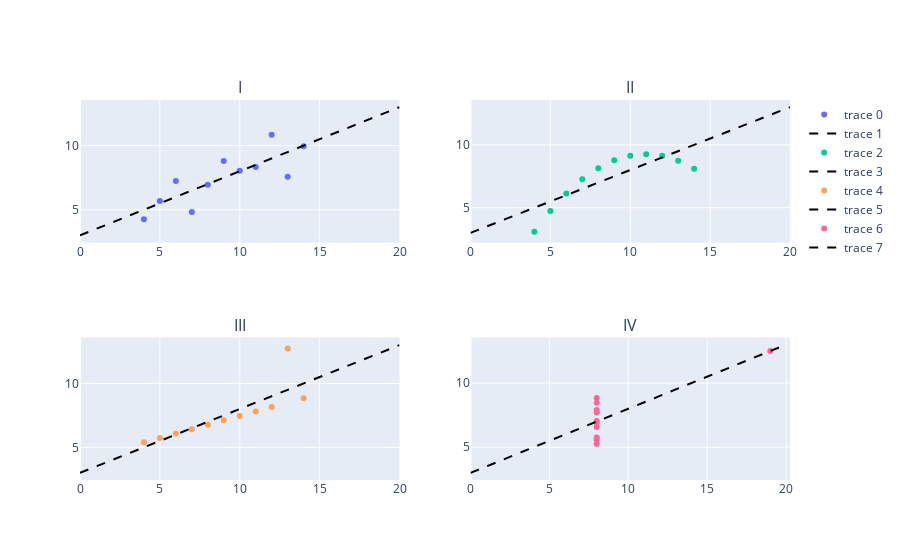

The notebook cell saved with this chart:
### Code cell
import plotly.subplots

# IT RENDERS HTML AND JS 

pl_fig = plotly.subplots.make_subplots(rows=2, cols=2, subplot_titles=("I", "II", "III", "IV"))

def pl_plot_quartet(df, ax):
    coef = np.polyfit(df.x, df.y, 1)
    poly1d_fn = np.poly1d(coef)
    pl_fig.add_scatter(x=df.x, y=df.y, row=ax[0], col=ax[1], mode="markers")
    pl_fig.add_scatter(x=xs, y=poly1d_fn(xs), row=ax[0], col=ax[1], mode="lines", line_color='black', line_dash='dash') 

pl_plot_quartet(q1, (1,1))
pl_plot_quartet(q2, (1,2))
pl_plot_quartet(q3, (2,1))
pl_plot_quartet(q4, (2,2))

pl_fig

### Figure 1 — Plotly figure (JSON) as saved in the notebook; plotly's stock layout.template omitted (floating-point values rounded to 4 significant figures)
{"data": [{"mode": "markers", "type": "scatter", "x": [10, 8, 13, 9, 11, 14, 6, 4, 12, 7, 5], "xaxis": "x", "y": [8.04, 6.95, 7.58, 8.81, 8.33, 9.96, 7.24, 4.26, 10.84, 4.82, 5.68], "yaxis": "y"}, {"line": {"color": "black", "dash": "dash"}, "mode": "lines", "type": "scatter", "x": [0, 20], "xaxis": "x", "y": [3.0, 13.0], "yaxis": "y"}, {"mode": "markers", "type": "scatter", "x": [10, 8, 13, 9, 11, 14, 6, 4, 12, 7, 5], "xaxis": "x2", "y": [9.14, 8.14, 8.74, 8.77, 9.26, 8.1, 6.13, 3.1, 9.13, 7.26, 4.74], "yaxis": "y2"}, {"line": {"color": "black", "dash": "dash"}, "mode": "lines", "type": "scatter", "x": [0, 20], "xaxis": "x2", "y": [3.001, 13.0], "yaxis": "y2"}, {"mode": "markers", "type": "scatter", "x": [10, 8, 13, 9, 11, 14, 6, 4, 12, 7, 5], "xaxis": "x3", "y": [7.46, 6.77, 12.74, 7.11, 7.81, 8.84, 6.08, 5.39, 8.15, 6.42, 5.73], "yaxis": "y3"}, {"line": {"color": "black", "dash": "dash"}, "mode": "lines", "type": "scatter", "x": [0, 20], "xaxis": "x3", "y": [3.002, 13.0], "yaxis": "y3"}, {"mode": "markers", "type": "scatter", "x": [8, 8, 8, 8, 8, 8, 8, 19, 8, 8, 8], "xaxis": "x4", "y": [6.58, 5.76, 7.71, 8.84, 8.47, 7.04, 5.25, 12.5, 5.56, 7.91, 6.89], "yaxis": "y4"}, {"line": {"color": "black", "dash": "dash"}, "mode": "lines", "type": "scatter", "x": [0, 20], "xaxis": "x4", "y": [3.002, 13.0], "yaxis": "y4"}], "layout": {"annotations": [{"font": {"size": 16}, "showarrow": false, "text": "I", "x": 0.225, "xanchor": "center", "xref": "paper", "y": 1, "yanchor": "bottom", "yref": "paper"}, {"font": {"size": 16}, "showarrow": false, "text": "II", "x": 0.775, "xanchor": "center", "xref": "paper", "y": 1, "yanchor": "bottom", "yref": "paper"}, {"font": {"size": 16}, "showarrow": false, "text": "III", "x": 0.225, "xanchor": "center", "xref": "paper", "y": 0.375, "yanchor": "bottom", "yref": "paper"}, {"font": {"size": 16}, "showarrow": false, "text": "IV", "x": 0.775, "xanchor": "center", "xref": "paper", "y": 0.375, "yanchor": "bottom", "yref": "paper"}], "xaxis": {"anchor": "y", "domain": [0, 0.45]}, "xaxis2": {"anchor": "y2", "domain": [0.55, 1]}, "xaxis3": {"anchor": "y3", "domain": [0, 0.45]}, "xaxis4": {"anchor": "y4", "domain": [0.55, 1]}, "yaxis": {"anchor": "x", "domain": [0.625, 1]}, "yaxis2": {"anchor": "x2", "domain": [0.625, 1]}, "yaxis3": {"anchor": "x3", "domain": [0, 0.375]}, "yaxis4": {"anchor": "x4", "domain": [0, 0.375]}}}
